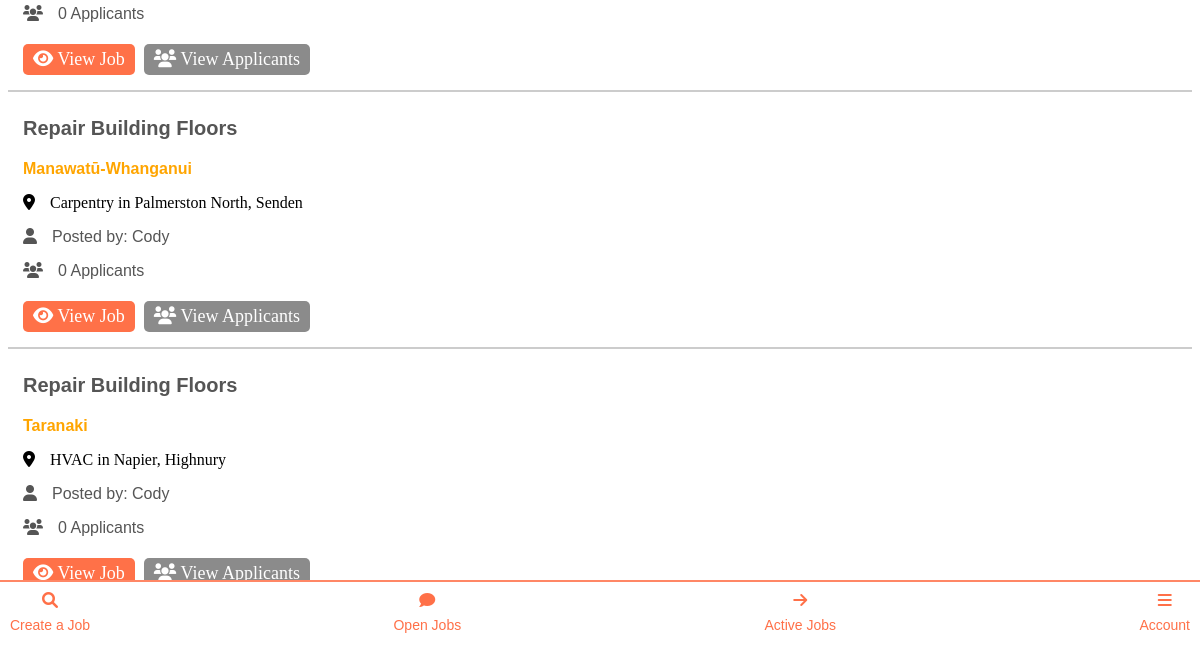
The page /business_created_jobs (signed in, lower part) on the database as committed earlier.
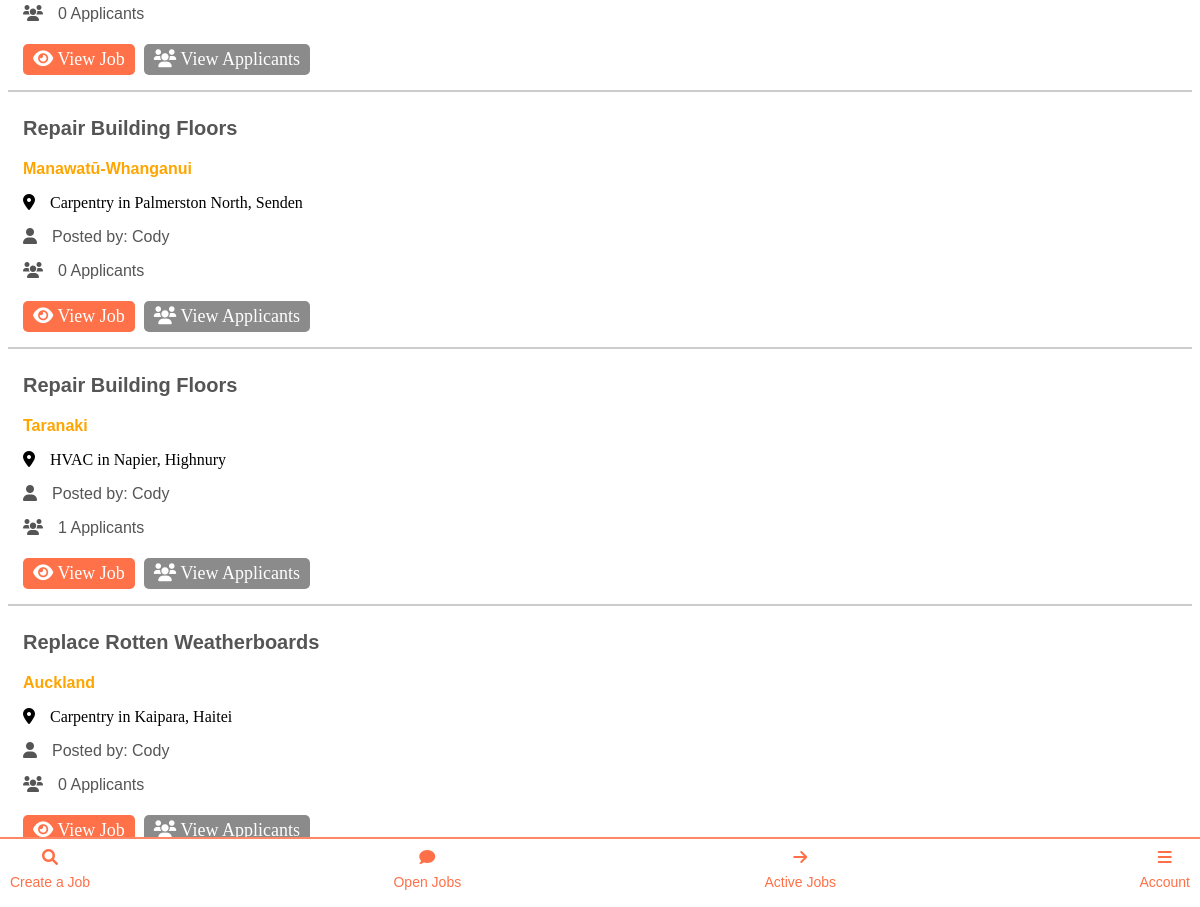
The same page on the database as committed later.
### app.py (models this page shows)
class Job(db.Model):
    id = db.Column(db.Integer, primary_key=True)
    job_name = db.Column(db.String(100), nullable=False)
    job_category = db.Column(db.String(100), nullable=False)
    location = db.Column(db.String(100), nullable=True)  # Add location column here
    city = db.Column(db.String(100), nullable=False)
    suburb = db.Column(db.String(100), nullable=False)
    tasks = db.Column(db.String(250), nullable=False)
    price_per_hour = db.Column(db.Float, nullable=False)
    image_paths = db.Column(db.String(255))
    additional_details = db.Column(db.String(250))
    date_created = db.Column(db.DateTime, default=datetime.utcnow)
    status = db.Column(db.String(20), default='open')  # 'open', 'applied', 'closed', etc.
    applicants = db.relationship('JobApplication', backref='job', lazy=True)
    accepted_user_id = db.Column(db.Integer, nullable=True)
    business_profile_id = db.Column(db.Integer, db.ForeignKey('business_profile.id'), nullable=False)
    payment_required = db.Column(db.Boolean, default=False)
    user_id = db.Column(db.Integer, db.ForeignKey('user.id'))  # Foreign key to User
    user = db.relationship('User', backref=db.backref('jobs', lazy=True))  # Relationship to User

class User(UserMixin, db.Model):
    id = db.Column(db.Integer, primary_key=True)
    user_type = db.Column(db.String(20), nullable=False, default='labourer')
    location = db.Column(db.String(100), nullable=False)
    email = db.Column(db.String(100), unique=True, nullable=False)
    password = db.Column(db.String(100), nullable=False)
    first_name = db.Column(db.String(50), nullable=True)  # Initially nullable
    last_name = db.Column(db.String(50), nullable=True)   # Initially nullable
    jobs_completed = db.Column(db.Integer, default=0)
    business_profile = db.relationship('BusinessProfile', backref='user', uselist=False)
    profile_image = db.relationship('UserProfileImage', backref='user', uselist=False)
    labourer_profile = db.relationship('LabourerProfile', backref='user', uselist=False)
    company_details = db.relationship('CompanyDetails', uselist=False)

### app.py (the view)
@app.route('/business_created_jobs')
@login_required
def business_created_jobs():
    business_profile = current_user.business_profile
    if business_profile:
        created_jobs = Job.query.filter_by(business_profile_id=business_profile.id, status='open').all()
        return render_template('business_open_jobs.html', created_jobs=created_jobs)
    flash("Business profile not found.", "error")
    return redirect(url_for('business_dashboard'))

### app.py (called while the page is built)
@login_manager.user_loader
def load_user(user_id):
    return User.query.get(int(user_id))  # Load a user by ID

### templates/business_open_jobs.html (shortened to what this page needs)
<!DOCTYPE html>
<html lang="en">
  <head>
    <link
      rel="stylesheet"
      href="https://cdnjs.cloudflare.com/ajax/libs/font-awesome/6.0.0-beta3/css/all.min.css"
    />
    <link
      rel="stylesheet"
      href="{{ url_for('static', filename='business_home.css') }}"
    />
  </head>
  <body>
    {% extends 'base_business.html' %}  {% block content %}
    {% for job in created_jobs %}
    <div class="job-listing">
      <h3>{{ job.job_name }}</h3>
      <p>
        <p class="job-location">
        <strong style="color: orange;">{{ job.location }}</strong>
        </p>
        <i class="fas fa-map-marker-alt icon"></i>{{ job.job_category }} in {{
        job.city }}, {{ job.suburb }}
      </p>
      <p>
        <i class="fas fa-user icon"></i>Posted by: {{ job.user.first_name }}
      </p>
      <p>
        <i class="fas fa-users icon"></i>{{ job.applicants|length }} Applicants
      </p>
      <a
        href="{{ url_for('business_display_jobs', job_id=job.id) }}"
        class="view-job-link"
        ><i class="fas fa-eye"></i> View Job</a
      >
      <a
        href="{{ url_for('view_applicants', job_id=job.id) }}"
        class="chat-link"
        ><i class="fas fa-users"></i> View Applicants</a
      >
    </div>
    {% endfor %}
    <br />
    <br />
    {% endblock %}

Rows that differ between the two databases and show on the page:
computed for Job "Taranaki": applicants|length "0" → "1"
added Job: job_name "Replace Rotten Weatherboards", location "Auckland", job_category "Carpentry", city "Kaipara", suburb "Haitei", user.first_name "Cody", applicants|length "0"
